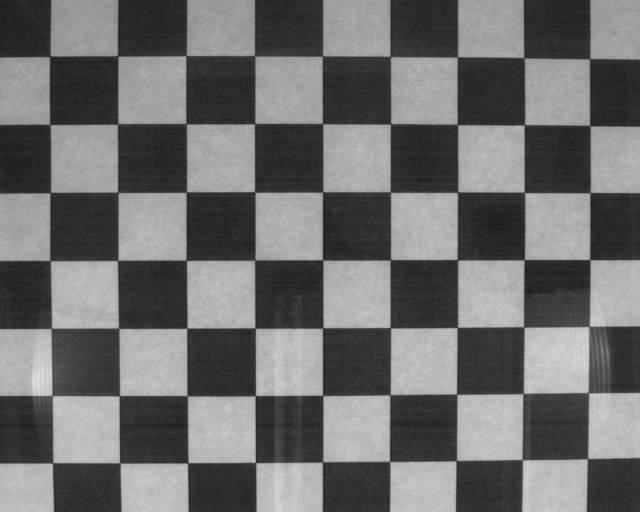
#> input picture tools/calib/calib_2.jpg, 1280 x 1024 px, given in place of calib_1.jpg, which was not available (shown at 1/2 size)
$ python calib.py calib_2.jpg
#> lines starting #> are read from the running program, lines starting #| are printed output that depends on the picture; after the words box and inside, x2 and y2 are one past the last pixel; in counts of white or black regions, pixels touching at a corner belong together; pictures that were not available may be replaced by others from this repository, and a replacement may not be noted
"""
Calibration and anti-distortion
Author: Jing Ning @ SunLab
"""

import numpy as np
import cv2
import pickle
import matplotlib.pyplot as plt

def calib(path):
#> called with path = 'calib_1.jpg'
    corner_s = (9, 7)
    prefix = path[:path.rfind(".")]
    criteria = (cv2.TERM_CRITERIA_EPS + cv2.TERM_CRITERIA_MAX_ITER, 30, 0.001)
    objp = np.zeros((corner_s[0] * corner_s[1], 3), np.float32)
    objp[:, :2] = np.mgrid[0:corner_s[0], 0:corner_s[1]].T.reshape(-1, 2)
    objpoints = []
    imgpoints = []
    img = cv2.imread(path)
#> img is the input picture: shape (1024, 1280, 3); min 25, max 231, mean 110.4
    gray = img[:, :, 0]
    gray = (gray>90).astype(np.uint8)*255
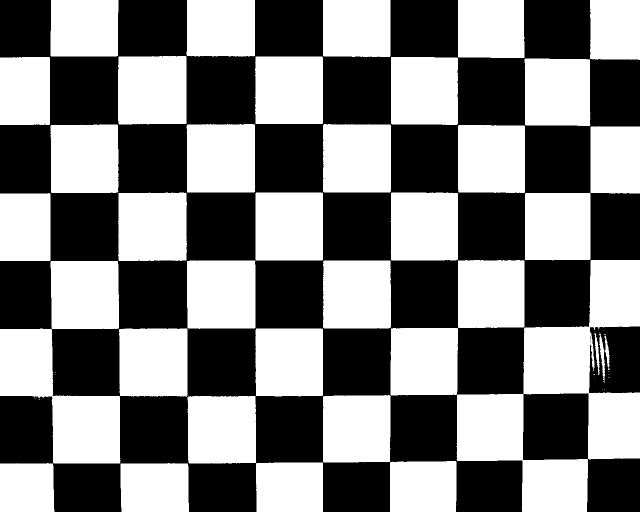
#> gray: shape (1024, 1280) (shown at 1/2 size); 50% white; 4 black regions (3 under 20 px), largest, box (x1, y1, x2, y2) and area: (0, 0, 1280, 1024) 655183
    plt.imshow(gray, cmap="Greys_r")
    plt.show()
    # return
    # Find the chess board corners
    ret, corners = cv2.findChessboardCorners(gray, corner_s, None)
#> ret = True; corners = 63 rows, first 8: [99.09, 113.9], [235.7, 111.6], [372.8, 111.9], [510, 112], [645.2, 112.1], [780.6, 112.9], [915.5, 114.5], [1049.1, 116.4]
    # If found, add object points, image points (after refining them)
    if not ret:
        print("no corner found")
        return
    objpoints.append(objp)
    corners2 = cv2.cornerSubPix(gray, corners, (11, 11), (-1, -1), criteria)
#> corners2 = 63 rows, first 8: [100, 113], [235.8, 112.3], [372.5, 111.3], [509.5, 111.9], [645.4, 112.5], [780.9, 113.4], [915.5, 114.5], [1048.4, 116.3]
    imgpoints.append(corners2)
    # Draw and display the corners
    cv2.drawChessboardCorners(gray, corner_s, corners2, ret)
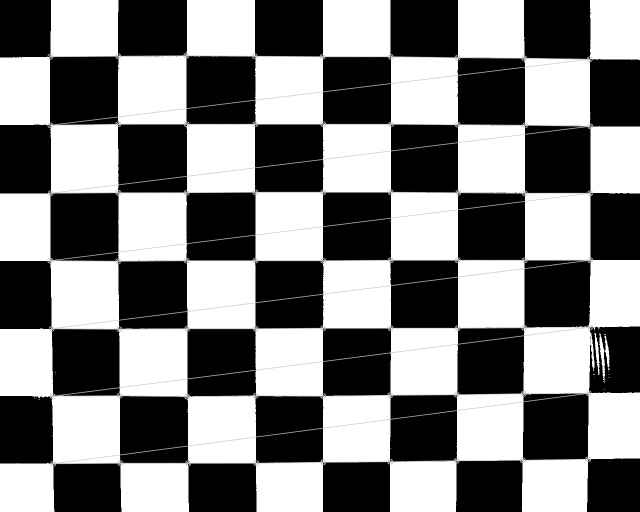
#> gray: shape (1024, 1280) (shown at 1/2 size); 3.58% of pixels changed, all inside (x1, y1, x2, y2) = (94, 105, 1187, 934)
    plt.imshow(gray, cmap="Greys_r")
    plt.show()
    # return

    ret, mtx, dist, rvecs, tvecs = cv2.calibrateCamera(objpoints, imgpoints, gray.shape[::-1],None,None)
#> ret = 0.546; mtx = [[1658.2, 0, 656.1], [0, 1660.4, 479.5], [0, 0, 1]]; dist = [[-0.0116, -0.721, 0.0026, -0.00448, 2.58]]; rvecs = ([0.0233, -0.0174, -0.000799],); tvecs = ([-4.08, -2.69, 12.08],)
    h,  w = img.shape[:2]
#> h = 1024; w = 1280
    newcameramtx, roi=cv2.getOptimalNewCameraMatrix(mtx,dist,(w,h),1,(w,h))
#> newcameramtx = [[1639.2, 0, 652.4], [0, 1639, 481.1], [0, 0, 1]]; roi = (5, 5, 1270, 1012)

    # NOTE: save calib info
    store_info = [mtx, dist, newcameramtx, (w, h)]
#> store_info = [[[1658.2, 0, 656.1], [0, 1660.4, 479.5], [0, 0, 1]], [[-0.0116, -0.721, 0.0026, -0.00448, 2.58]], [[1639.2, 0, 652.4], [0, 1639, 481.1], [0, 0, 1]], (1280, 1024)]
    pickle.dump(store_info, open(prefix + "_info.pickle", "wb"))

    xs = corners2[:,:,0]
#> xs = 63 values, max 1180.5 at index 35, min 99.77 at index 9, mean 643.5
    ys = corners2[:,:,1]
#> ys = 63 values, max 926.6 at index 54, min 111.3 at index 2, mean 519.7
    u_points = cv2.undistortPoints(corners2, mtx, dist, P=newcameramtx)  # NOTE: use this function to compute real pos
#> u_points = 63 rows, first 8: [99.35, 115.8], [235.3, 116.1], [371.5, 116], [507.4, 117], [642.1, 117.6], [776.6, 118], [910.9, 118.3], [1044.7, 118.7]
    remap_xs = u_points[:,:,0]
#> remap_xs = 63 values, max 1177.8 at index 8, min 99.35 at index 0, mean 640.9
    remap_ys = u_points[:,:,1]
#> remap_ys = 63 values, max 924.4 at index 54, min 115.8 at index 0, mean 520.6
    # undistort
    mapx,mapy = cv2.initUndistortRectifyMap(mtx,dist,None,newcameramtx,(w,h),5)
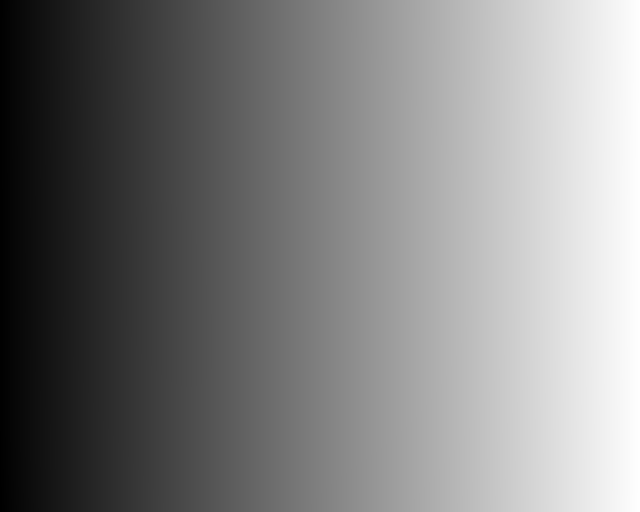
#> mapx: shape (1024, 1280) float32 (shown at 1/2 size); min -5.74, max 1282.6, mean 641.9; drawn with min black and max white
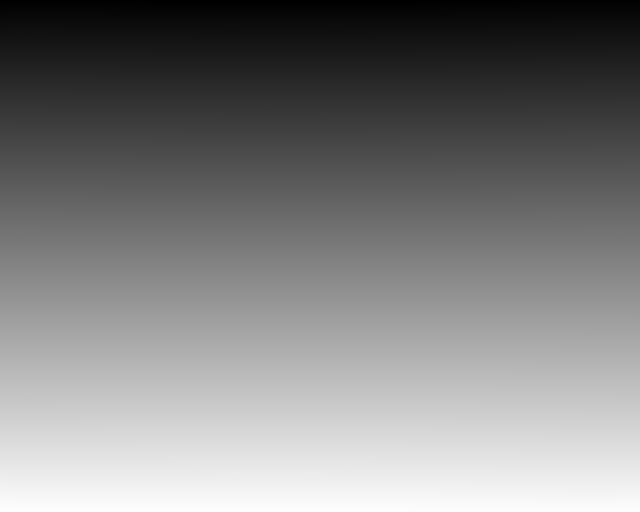
#> mapy: shape (1024, 1280) float32 (shown at 1/2 size); min -4.66, max 1029.6, mean 510.6; drawn with min black and max white
    dst = cv2.remap(img,mapx,mapy,cv2.INTER_LINEAR)
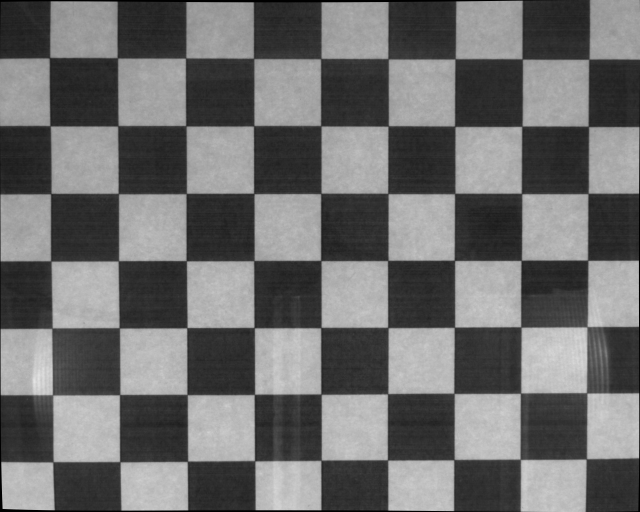
#> dst: shape (1024, 1280, 3) (shown at 1/2 size); min 0, max 230, mean 109.7
    # NOTE: dst[newx, newy] = gray[mapx[newx, newy], mapy[newx, newy]]
    # x,y,w,h = roi
    # dst = dst[y:y+h, x:x+w]
    cv2.imwrite(prefix + "_result.png", dst)

    plt.imshow(gray, cmap="Greys_r")
    plt.scatter(xs, ys, c="r", s=15, marker="x")
    plt.scatter(remap_xs, remap_ys, c="g", s=15, marker="+")
    plt.show()
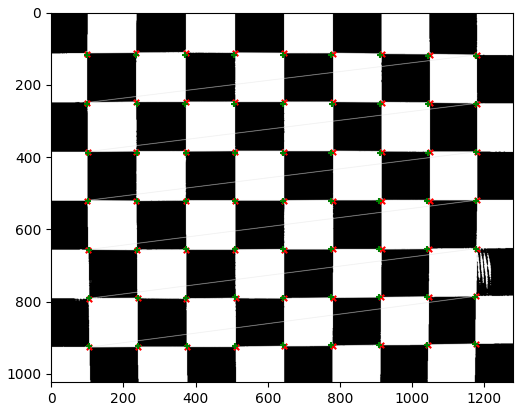
#> figure drawn by matplotlib, 1 panel

def test_undistort(video, frame, point, calib_info_pickle):
    calib_info = pickle.load(open(calib_info_pickle, "rb"))
    mtx, dist, newcameramtx, sz = calib_info

    cap = cv2.VideoCapture(video)
    cap.set(cv2.CAP_PROP_POS_FRAMES, frame)
    ret, img = cap.read()
    img_gray = img[:, :, 1]
    u_points = cv2.undistortPoints(np.reshape(point, (1, 1, 2)), mtx, dist, P=newcameramtx)
    plt.imshow(img_gray, cmap="Greys_r")
    plt.scatter([point[0]], [point[1]], c="r", s=15, marker="x")
    plt.scatter([u_points[0][0][0]], [u_points[0][0][1]], c="g", s=15, marker="+")
    plt.show()

    mapx, mapy = cv2.initUndistortRectifyMap(mtx, dist, None, newcameramtx, sz, 5)
    dst = cv2.remap(img_gray, mapx, mapy, cv2.INTER_LINEAR)
    plt.imshow(dst, cmap="Greys_r")
    plt.show()

if __name__ == '__main__':
    calib("calib_1.jpg")
    #test_undistort(sys.argv[1], 0, (32.17+103, 74.61+549), "calib_1.pickle")
